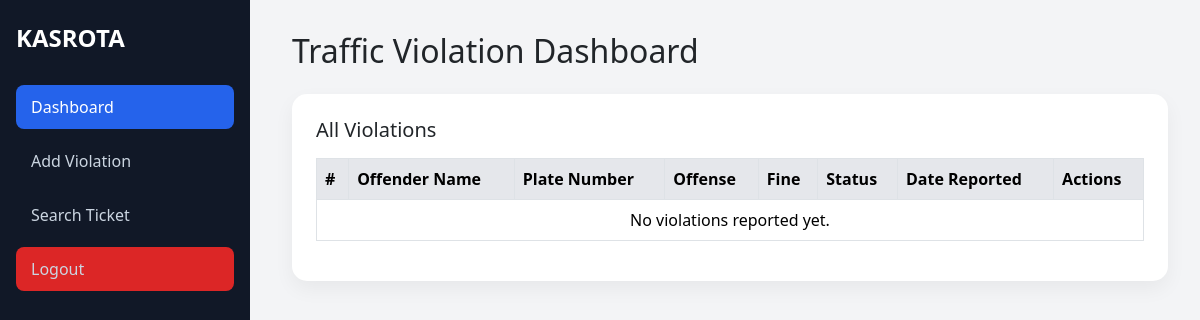
Before: /dash/ (signed in) with the older database file.
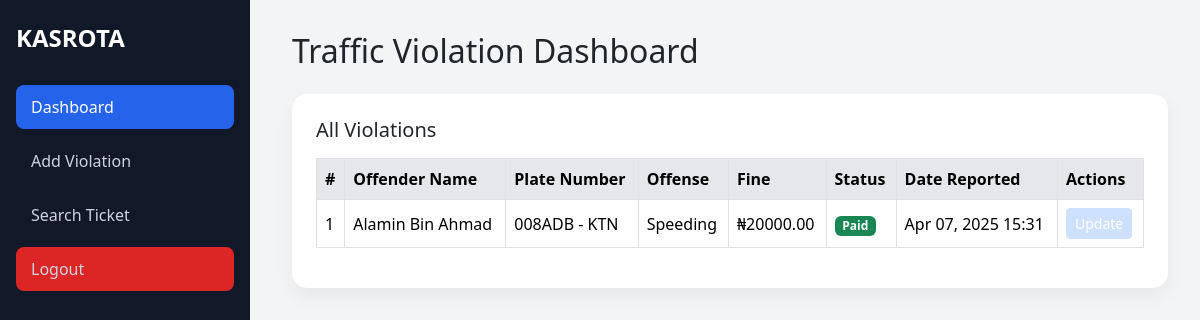
After: the same page with the newer database file.
### KasrotaApp/models.py (models this page shows, shortened)
class Violation(models.Model):
    offender = models.ForeignKey(Offender, on_delete=models.CASCADE)
    offense_type = models.CharField(max_length=200, blank=True)
    location = models.CharField(max_length=200, blank=True)
    date_reported = models.DateTimeField(auto_now_add=True)
    fine_amount = models.DecimalField(max_digits=10, decimal_places=2)
    status = models.BooleanField(default=False)
    ticket_id = models.CharField(max_length=200, blank=True, unique=True)

class Offender(models.Model):
    full_name = models.CharField(max_length=100, blank=True)
    plate_number = models.CharField(max_length=100, blank=True)
    phone_number = models.CharField(max_length=20, blank=True)

### KasrotaApp/views.py (the view)
# urls.py: path('dash/', views.dash, name='dash'),
@login_required(login_url='/login/')
def dash(request):
    violations = Violation.objects.select_related('offender').order_by('-date_reported')
    return render(request, 'dash.html', {'violations': violations})

### templates/dash.html (shortened to what this page needs)
{% extends "base.html" %}
{% block Content %}
<div class="main-content">
    <h2 class="mb-4">Traffic Violation Dashboard</h2>
    <div class="card p-4">
        <h5 class="mb-3">All Violations</h5>
        <div class="table-responsive">
            <table class="table table-bordered table-hover align-middle">
                <thead>
                    <tr>
                        <th>#</th>
                        <th>Offender Name</th>
                        <th>Plate Number</th>
                        <th>Offense</th>
                        <th>Fine</th>
                        <th>Status</th>
                        <th>Date Reported</th>
                        <th>Actions</th>
                    </tr>
                </thead>
                <tbody>
                    {% for v in violations %}
                    <tr>
                        <td>{{ forloop.counter }}</td>
                        <td>{{ v.offender.full_name }}</td>
                        <td>{{ v.offender.plate_number }}</td>
                        <td>{{ v.offense_type }}</td>
                        <td>₦{{ v.fine_amount|floatformat:2 }}</td>
                        <td>
                            {% if v.status %}
                                <span class="badge bg-success">Paid</span>
                            {% else %}
                                <span class="badge bg-warning text-dark">Unpaid</span>
                            {% endif %}
                        </td>
                        <td>{{ v.date_reported|date:"M d, Y H:i" }}</td>
                        {% if not v.status %}
                        <td>
                            <a href="/update-status/{{v.id}}" class="btn btn-sm btn-primary">Update</a>
                        </td>
                        {% else %}
                        <td disabled>
                            <a href="#" style="opacity: .2;" class="btn btn-sm btn-primary">Update</a>
                        </td>
                        {% endif %}
                    </tr>
                    {% empty %}
                    <tr><td colspan="8" class="text-center">No violations reported yet.</td></tr>
                    {% endfor %}
                </tbody>
            </table>
        </div>
    </div>
</div>
{% endblock %}

### templates/base.html (shortened to what this page needs)
{% load static %}
<!DOCTYPE html>
<html lang="en">
<head>
    <link href="https://cdn.jsdelivr.net/npm/bootstrap@5.3.3/dist/css/bootstrap.min.css" rel="stylesheet">
</head>
<body>
    <div class="sidebar">
        <h4>KASROTA</h4>
        <a href="/dash/" class="active">Dashboard</a>
        <a href="/add-violation/">Add Violation</a>
        <a href="/">Search Ticket</a>
        <a href="/logout/" class="logout-btn">Logout</a>
    </div>
    {% block Content %}{% endblock %}
</body>
</html>

### templates/base.html (style rules this page uses)
body { background-color: #f3f4f6; }
.sidebar { height: 100vh; background-color: #111827; padding: 1.5rem 1rem; color: #fff; position: fixed; width: 250px; }
.sidebar h4 { font-weight: 700; margin-bottom: 2rem; }
.sidebar a { color: #cbd5e1; text-decoration: none; display: block; padding: 10px 15px; border-radius: 8px; margin-bottom: 10px; }
.sidebar a:hover, .sidebar a.active { background-color: #2563eb; color: #fff; }
.main-content { margin-left: 260px; padding: 2rem; }
.card { border: none; box-shadow: 0 8px 20px rgba(0, 0, 0, 0.05); border-radius: 15px; }
.table th { background-color: #e5e7eb; }
.logout-btn { background-color: #dc2626; border: none; }

Changed rows visible on the page:
added Violation: offender.full_name "Alamin Bin Ahmad", offender.plate_number "008ADB - KTN", offense_type "Speeding", fine_amount "20000.00", status "Paid", date_reported "Apr 07, 2025 15:31"
Other visible differences:
text no longer shown: "No violations reported yet."
